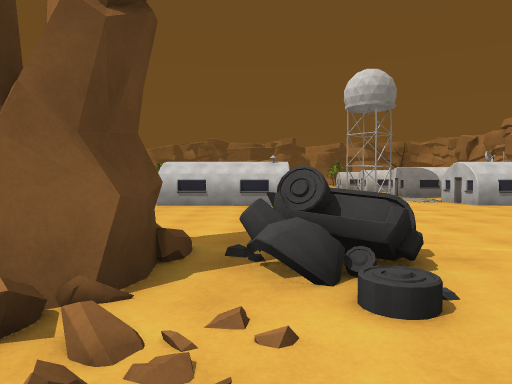
[1] (above)

24 first-person views from a walk through a 3-D level made in the Unity game engine. The camera is 1.4 m above the floor, tilts 2° down and sees 70° across. The floor is counted in squares, 2 m on a side. Each view is taken from the middle of a square. On the plan, view 1 faces up. The plan holds only what a view shows up to about 11 squares ahead; the rest is blank. The place goes on beyond the plan. The player character is not drawn.

[2]
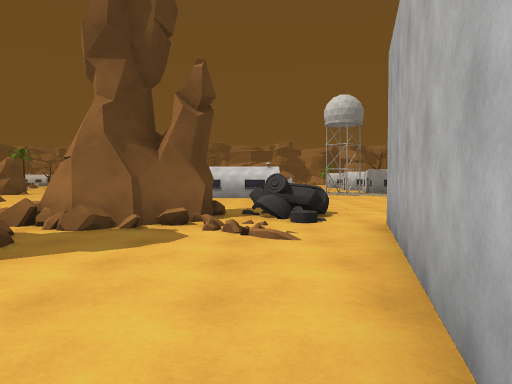

[3]
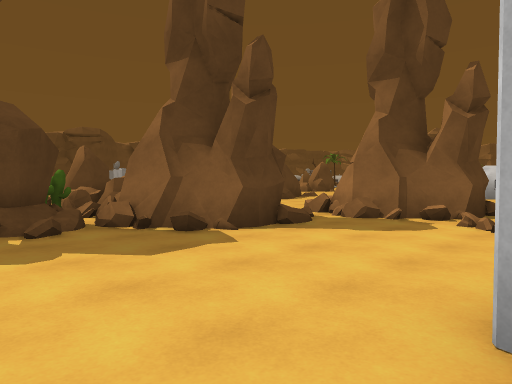

[4]
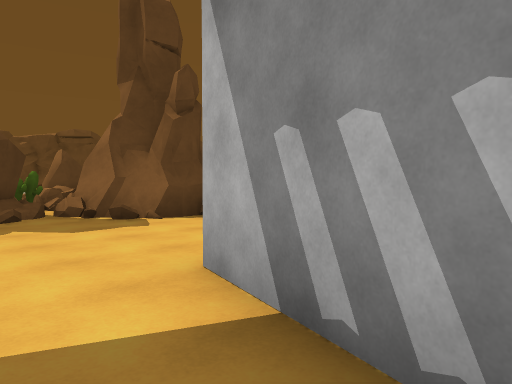

[5]
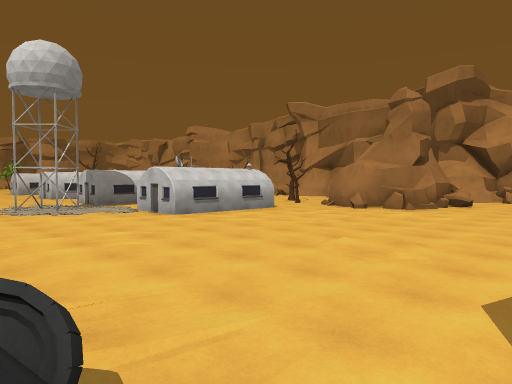

[6]
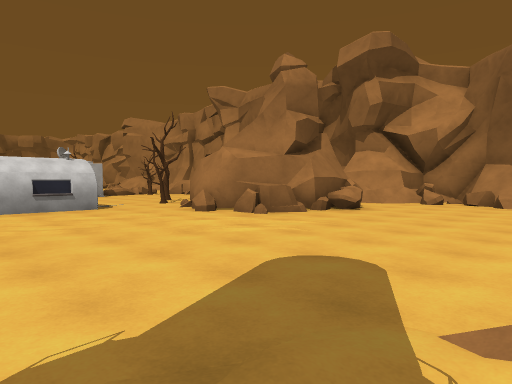

[7]
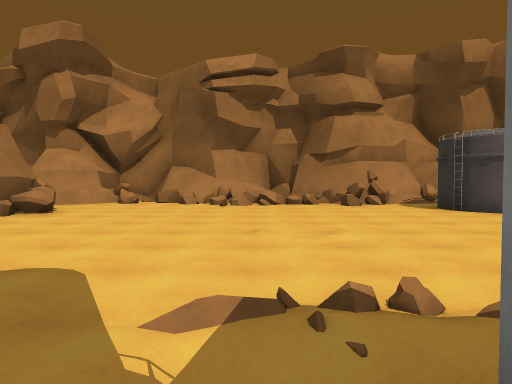

[8]
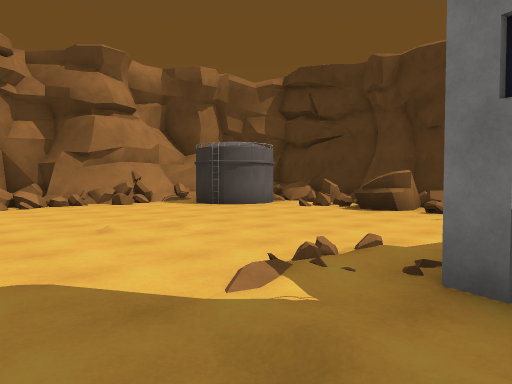

[9]
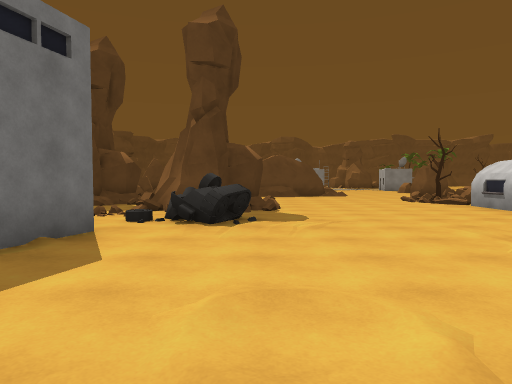

[10]
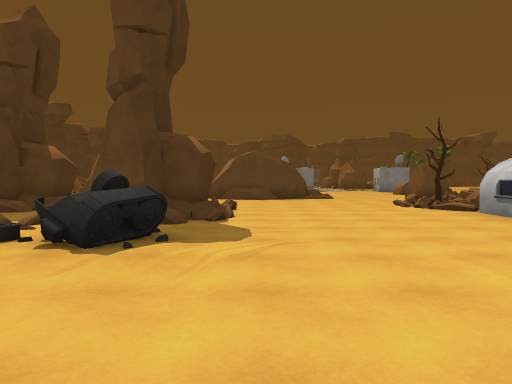

[11]
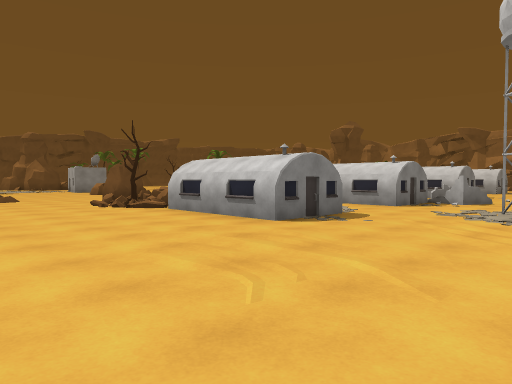

[12]
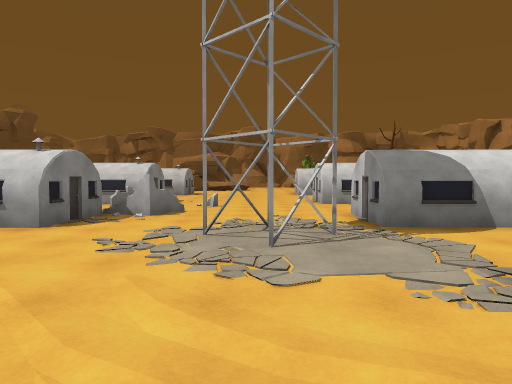

[13]
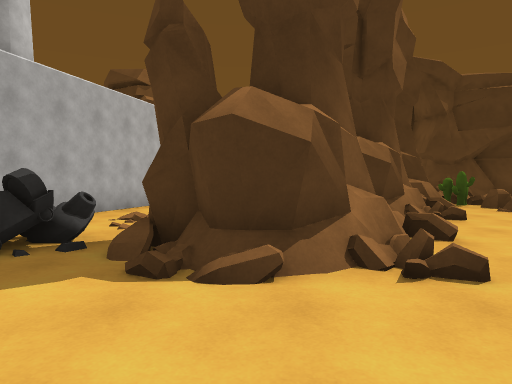

[14]
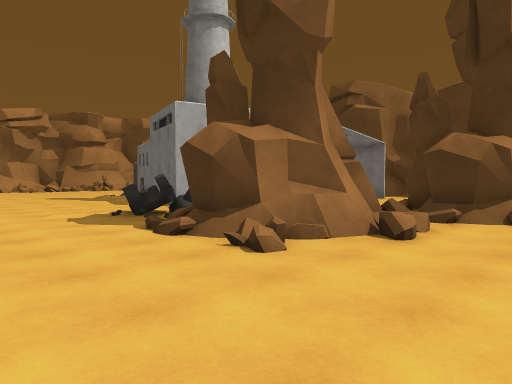

[15]
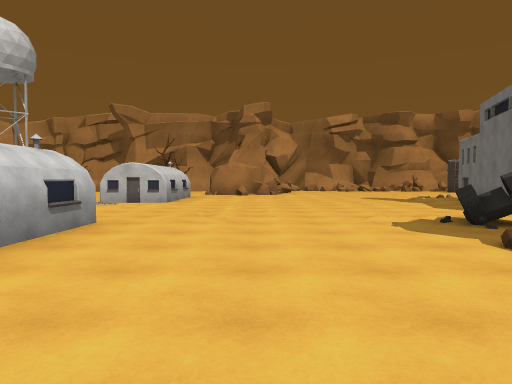

[16]
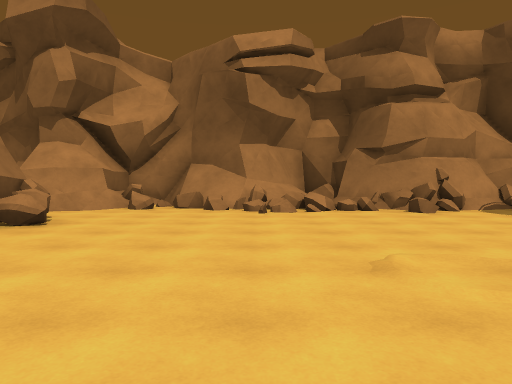

[17]
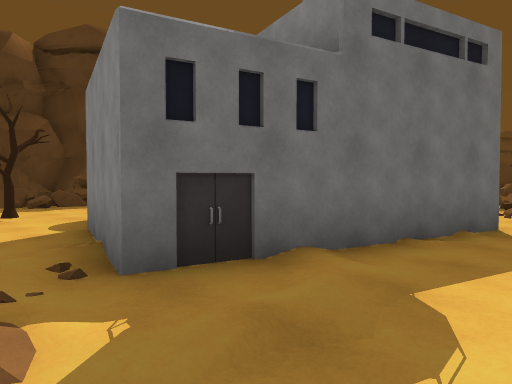

[18]
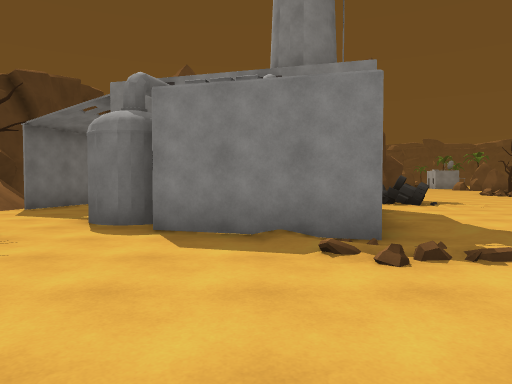

[19]
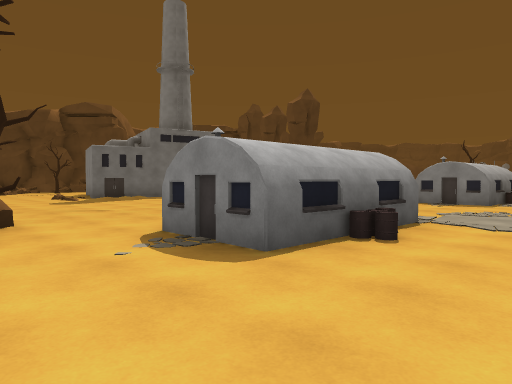

[20]
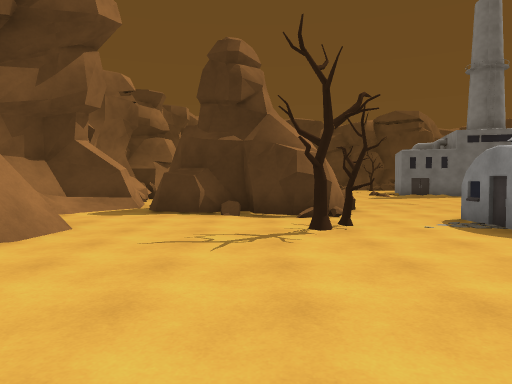

[21]
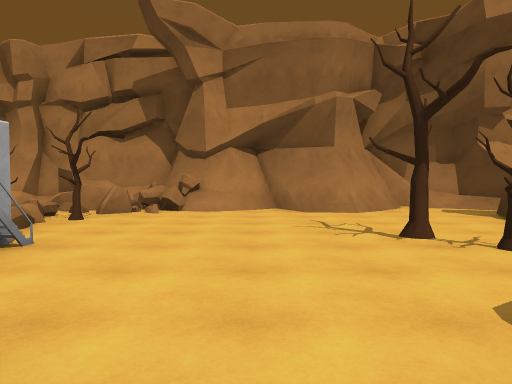

[22]
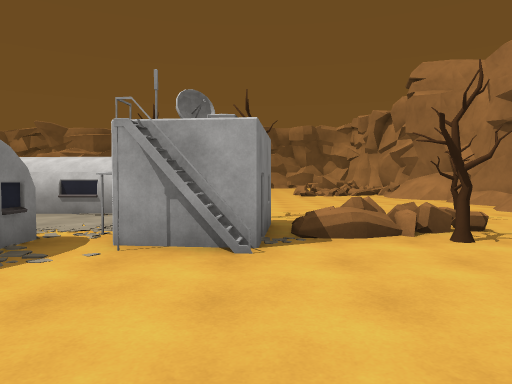

[23]
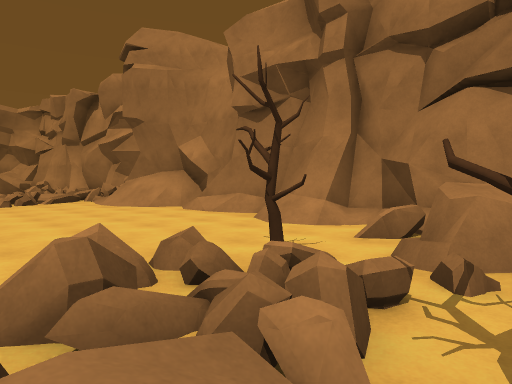

[24]
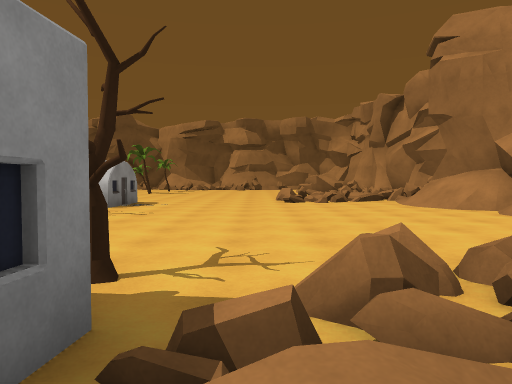

### Floor plan
Key: @ floor where view 1 was taken; # wall or solid block; x gap in a wall; . main floor; : floor 0.25 m higher than the main floor; + floor 0.5 m higher than the main floor; * floor 0.75 m higher than the main floor; / step, stairs or slope; = window, fence, low wall or low ledge; ^ raised ledge; B building; T tree; R rock; O other object.
Columns run from 6 left of view 1 to 19 right of it. Each row starts with its distance up from view 1.
 28                      ==
 27                B....+//.=
 26                B......./##
 25                B.......//#
 24                 ......../#
 23                O........##
 22                  .......##
 21                  ........#
 20      BBB....BBBB .......##
 19       .x..... .B  .../../#
 18       .=.=... ..  T//T.=/#
 17         .....  .BBBx=#=^/^
 16        B#...B  B.BB.T.##/#
 15      BBB....BBBB......=###
 14       ....##........../#
 13       ....##...........#
 12   R  BB.......B.......##
 11  RR  BBB....BBBB.TT...##
 10 RRTBBBBB....BBBB....../##
  9 ..:...............##.../#
  8 .................#####./#
  7 ..................#######
  6 ..................^##.###
  5 .......................=#
  4 ...###.^...............=#
  3 ...####^...............=#
  2 ..####./..............###
  1 ...x../.####..........x*#
  0 .###..@.#  ##.........###
 -1 =###....#   #..........#
 -2 =###...##  ##.........##
 -3 ##.....### #...........#
 -4 ###......#...T......##.#
 -5     .......... #=...#  #

Positions as (right, up) in squares from view 1, and headings:
1: (0, 0), facing up
2: (0, -4), facing up
3: (1, -5), facing up-left
4: (3, -5), facing up-left
5: (1, 2), facing up-right
6: (6, 1), facing up-right
7: (6, 1), facing right
8: (6, 3), facing down-right
9: (7, 4), facing left
10: (5, 5), facing left
11: (5, 5), facing up-left
12: (4, 9), facing up
13: (-2, 7), facing down
14: (-6, 7), facing down-right
15: (-5, 7), facing right
16: (8, 2), facing right
17: (8, 3), facing down-left
18: (11, -1), facing left
19: (12, 14), facing down-left
20: (13, 16), facing down
21: (8, 13), facing right
22: (12, 12), facing up
23: (13, 16), facing up-right
24: (13, 16), facing up
